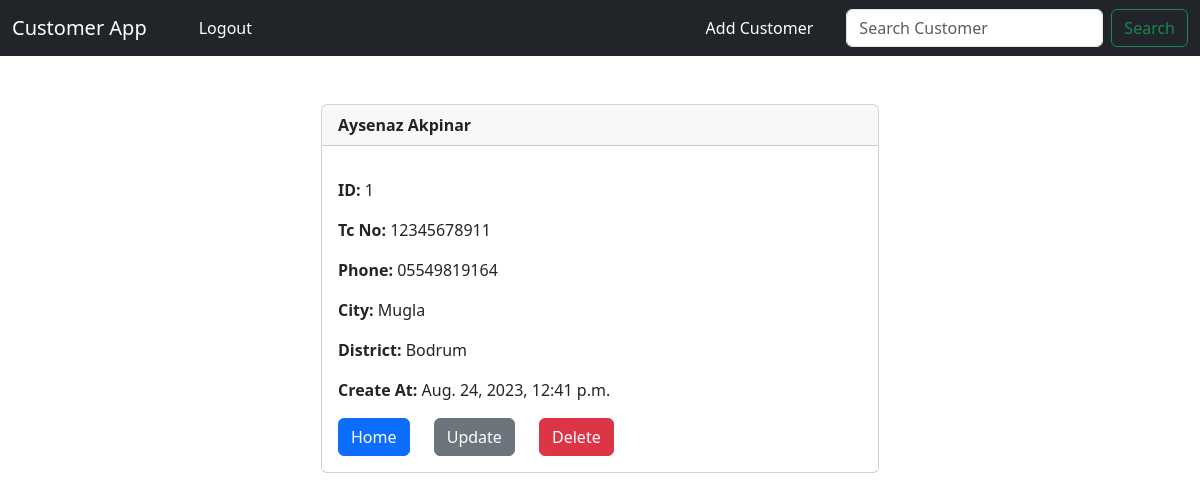
The page /customer/1 (signed in) on the database as committed earlier.
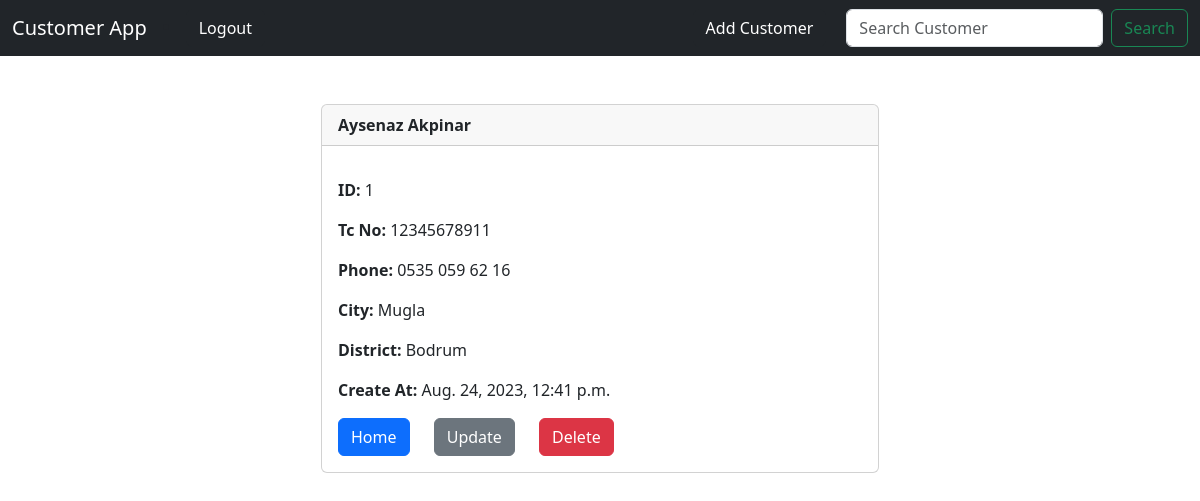
The same page on the database as committed later.
### crm/models.py (models this page shows, shortened)
class Customer(models.Model):
    created_at = models.DateTimeField(auto_now_add=True)
    tc_no = models.IntegerField(editable=True)
    first_name = models.CharField(max_length=50, editable=True)
    last_name =  models.CharField(max_length=50, editable=True)
    phone = models.CharField(max_length=15, editable=True)
    city =  models.CharField(max_length=50, editable=True)
    district =  models.CharField(max_length=50, editable=True)

### crm/views.py (the view)
# urls.py: path("customer/<int:pk>", views.customer_record, name="customer"),
def customer_record(request, pk):
    if request.user.is_authenticated:
        customer_record = Customer.objects.get(id=pk)
        return render(request, 'customer.html', {'customer_record':customer_record})
    else :
        messages.success(request, "You must be logged in to view that page!!!")
        return redirect('home')

### crm/templates/customer.html
{% extends 'base.html' %}
{% block content %}
<div class="col-md-6 offset-md-3">
<div class="card">
    <div class="card-header"><strong>
          {{ customer_record.first_name }}
          {{ customer_record.last_name }}</strong>
    </div>
    <div class="card-body">
        <p class="card-text">
        <p class="card-text">
            <strong>ID: </strong>{{ customer_record.id }}</p>
        </p>
        <p class="card-text">
            <strong>Tc No: </strong>{{ customer_record.tc_no }}
        </p>
        <p class="card-text">
        <strong>Phone: </strong>{{ customer_record.phone }}
        </p>
        <p class="card-text">
        <strong>City: </strong>{{ customer_record.city }}</p>
        <p class="card-text">
        <strong>District: </strong>{{ customer_record.district }}</p>
        <p class="card-text">
        <strong>Create At: </strong>{{ customer_record.created_at }}</p>
        <a href="{% url 'home' %}" class="btn btn-primary">Home</a>
        <a href="{% url 'update_customer' customer_record.id %}" class="btn btn-secondary" style="margin-inline: 20px;">Update</a>
        <a href="{% url 'delete_customer' customer_record.id %}" class="btn btn-danger">Delete</a>
    </div>
</div>
</div>
{% endblock content %}

Rows that differ between the two databases and show on the page:
changed Customer "Aysenaz": phone "05549819164" → "0535 059 62 16"
